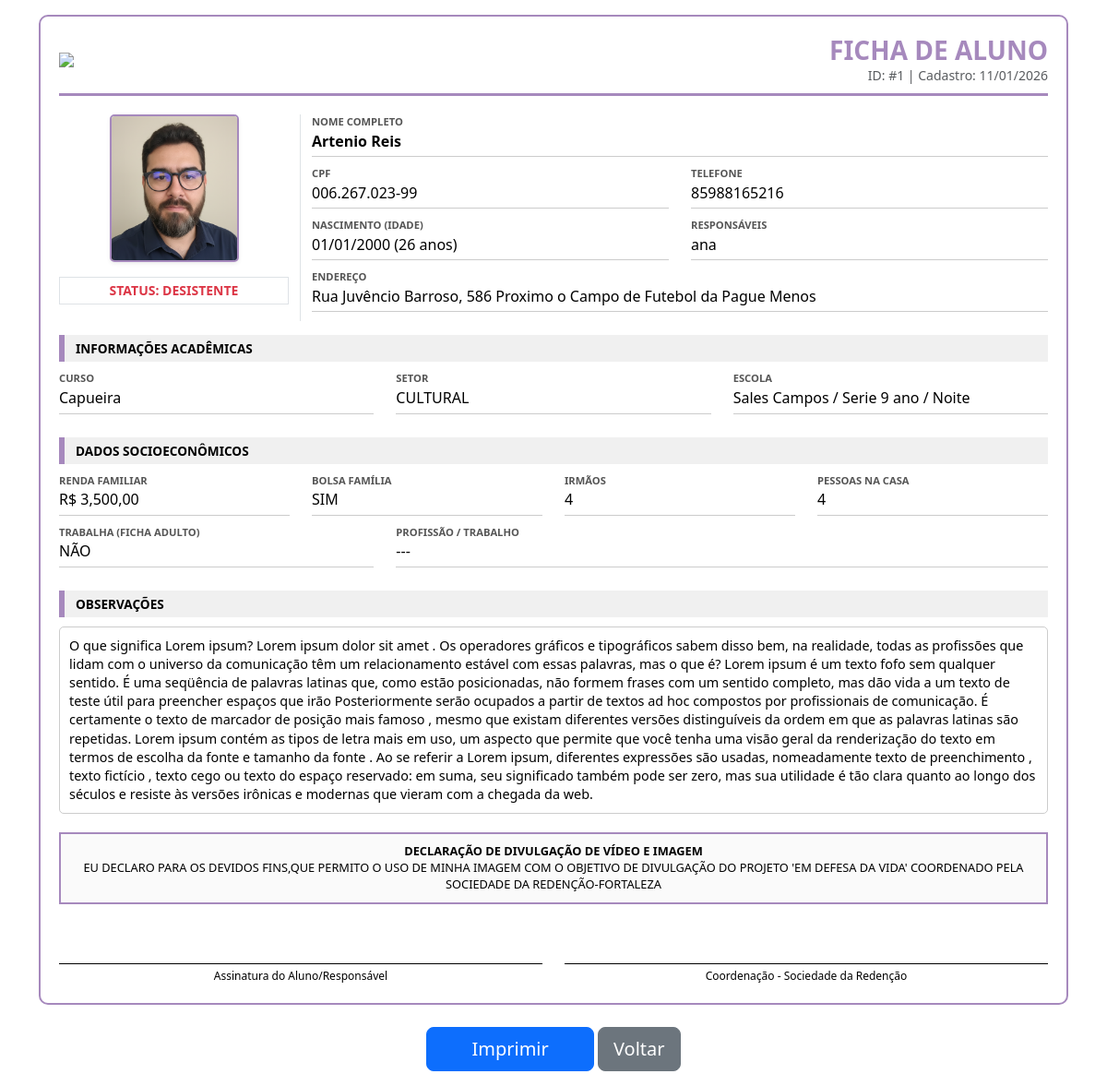
Screenshot of /imprimir/1 (signed in) with the database file from the repository.
### models.py (models this page shows, shortened)
class Aluno(db.Model):
    id = db.Column(db.Integer, primary_key=True)
    foto = db.Column(db.String(200), nullable=True)
    documento = db.Column(db.String(200), nullable=True) # Novo campo para anexos
    nome_completo = db.Column(db.String(100), nullable=False)
    cpf = db.Column(db.String(14), nullable=True)
    telefone = db.Column(db.String(20), nullable=True)
    data_nascimento = db.Column(db.Date, nullable=False)
    idade = db.Column(db.Integer, nullable=False)
    nome_pais = db.Column(db.String(100), nullable=False)
    curso = db.Column(db.String(100), nullable=False)
    setor = db.Column(db.String(20), nullable=False)
    endereco = db.Column(db.String(200), nullable=False)
    escola = db.Column(db.String(100), nullable=False)
    trabalho_ficha_adulto = db.Column(db.Boolean, default=False)
    nome_trabalho_profissao = db.Column(db.String(100), nullable=True)
    bolsa_familia = db.Column(db.Boolean, default=False)
    irmaos = db.Column(db.Integer, default=0)
    renda_familiar = db.Column(db.Float, nullable=False)
    pessoas_residencia = db.Column(db.Integer, nullable=False)
    desistencia = db.Column(db.String(10), default='NÃO')
    observacao = db.Column(db.Text, nullable=True)
    data_cadastro = db.Column(db.DateTime, default=datetime.utcnow)

### app.py (the view)
@app.route('/imprimir/<int:id>')
@login_required
def imprimir(id):
    aluno = Aluno.query.get_or_404(id)
    return render_template('ficha_impressao.html', aluno=aluno)

### app.py (called while the page is built)
def login_required(f):
    @wraps(f)
    def decorated_function(*args, **kwargs):
        if 'logged_in' not in session:
            return redirect(url_for('login'))
        return f(*args, **kwargs)
    return decorated_function

@app.context_processor
def utility_processor():
    def format_currency(value):
        return f"R$ {value:,.2f}".replace('.', ',') if value is not None else "R$ 0,00"
    def format_date(value):
        return value.strftime('%d/%m/%Y') if value else ""
    def format_boolean(value):
        return "SIM" if value else "NÃO"
    return dict(format_currency=format_currency, format_date=format_date, format_boolean=format_boolean, now=datetime.now())

### templates/ficha_impressao.html (shortened to what this page needs)
<!DOCTYPE html>
<html lang="pt-BR">
<head>
    <link href="https://cdn.jsdelivr.net/npm/bootstrap@5.3.0/dist/css/bootstrap.min.css" rel="stylesheet">
</head>
<body onload="window.print()">
    <div class="container my-3">
        <div class="ficha-border">
            <div class="ficha-header d-flex justify-content-between align-items-center">
                <img src="{{ url_for('static', filename='images/cropped-sociedade_da_redencao_logotipo_retangular01_cor.png') }}" class="logo-print">
                <div class="text-end">
                    <h3 class="mb-0 fw-bold" style="color: #a689bd;">FICHA DE ALUNO</h3>
                    <p class="mb-0 small text-muted">ID: #{{ aluno.id }} | Cadastro: {{ aluno.data_cadastro.strftime('%d/%m/%Y') }}</p>
                </div>
            </div>
            <div class="row">
                <div class="col-3 text-center border-end">
                    {% if aluno.foto %}
                        <img src="{{ url_for('uploaded_file', filename=aluno.foto) }}" class="aluno-foto-print shadow-sm">
                    {% else %}
                        <div class="aluno-foto-print bg-light d-flex align-items-center justify-content-center border">
                            <small class="text-muted">SEM FOTO</small>
                        </div>
                    {% endif %}
                    <div class="mt-3 p-1 border fw-bold small {{ 'text-danger' if aluno.desistencia == 'SIM' else 'text-success' }}">
                        STATUS: {{ 'DESISTENTE' if aluno.desistencia == 'SIM' else 'ATIVO' }}
                    </div>
                </div>
                <div class="col-9">
                    <div class="row">
                        <div class="col-12">
                            <div class="label-field">Nome Completo</div>
                            <div class="value-field fw-bold">{{ aluno.nome_completo }}</div>
                        </div>
                        <div class="col-6">
                            <div class="label-field">CPF</div>
                            <div class="value-field">{{ aluno.cpf or '---' }}</div>
                        </div>
                        <div class="col-6">
                            <div class="label-field">Telefone</div>
                            <div class="value-field">{{ aluno.telefone or '---' }}</div>
                        </div>
                        <div class="col-6">
                            <div class="label-field">Nascimento (Idade)</div>
                            <div class="value-field">{{ format_date(aluno.data_nascimento) }} ({{ aluno.idade }} anos)</div>
                        </div>
                        <div class="col-6">
                            <div class="label-field">Responsáveis</div>
                            <div class="value-field">{{ aluno.nome_pais }}</div>
                        </div>
                        <div class="col-12">
                            <div class="label-field">Endereço</div>
                            <div class="value-field">{{ aluno.endereco }}</div>
                        </div>
                    </div>
                </div>
            </div>
            <div class="section-title">Informações Acadêmicas</div>
            <div class="row">
                <div class="col-4">
                    <div class="label-field">Curso</div>
                    <div class="value-field">{{ aluno.curso }}</div>
                </div>
                <div class="col-4">
                    <div class="label-field">Setor</div>
                    <div class="value-field">{{ aluno.setor }}</div>
                </div>
                <div class="col-4">
                    <div class="label-field">Escola</div>
                    <div class="value-field">{{ aluno.escola }}</div>
                </div>
            </div>
            <div class="section-title">Dados Socioeconômicos</div>
            <div class="row">
                <div class="col-3">
                    <div class="label-field">Renda Familiar</div>
                    <div class="value-field">{{ format_currency(aluno.renda_familiar) }}</div>
                </div>
                <div class="col-3">
                    <div class="label-field">Bolsa Família</div>
                    <div class="value-field">{{ format_boolean(aluno.bolsa_familia) }}</div>
                </div>
                <div class="col-3">
                    <div class="label-field">Irmãos</div>
                    <div class="value-field">{{ aluno.irmaos }}</div>
                </div>
                <div class="col-3">
                    <div class="label-field">Pessoas na Casa</div>
                    <div class="value-field">{{ aluno.pessoas_residencia }}</div>
                </div>
                <div class="col-4">
                    <div class="label-field">Trabalha (Ficha Adulto)</div>
                    <div class="value-field">{{ format_boolean(aluno.trabalho_ficha_adulto) }}</div>
                </div>
                <div class="col-8">
                    <div class="label-field">Profissão / Trabalho</div>
                    <div class="value-field">{{ aluno.nome_trabalho_profissao or '---' }}</div>
                </div>
            </div>
            <div class="section-title">Observações</div>
            <div class="box-obs">
                {{ aluno.observacao or 'Nenhuma observação registrada.' }}
            </div>
            <div class="declaracao">
                <strong>DECLARAÇÃO DE DIVULGAÇÃO DE VÍDEO E IMAGEM</strong><br>
                EU DECLARO PARA OS DEVIDOS FINS,QUE PERMITO O USO DE MINHA IMAGEM COM O OBJETIVO DE DIVULGAÇÃO DO PROJETO
                'EM DEFESA DA VIDA' COORDENADO PELA SOCIEDADE DA REDENÇÃO-FORTALEZA
            </div>
            <div class="row mt-4">
                <div class="col-6"><div class="assinatura">Assinatura do Aluno/Responsável</div></div>
                <div class="col-6"><div class="assinatura">Coordenação - Sociedade da Redenção</div></div>
            </div>
        </div>
        <div class="text-center mt-4 no-print">
            <button onclick="window.print()" class="btn btn-primary btn-lg px-5">Imprimir</button>
            <a href="{{ url_for('visualizar', id=aluno.id) }}" class="btn btn-secondary btn-lg">Voltar</a>
        </div>
    </div>
</body>
</html>

### templates/ficha_impressao.html (style rules this page uses)
body { font-family: 'Segoe UI', Arial, sans-serif; color: #000; line-height: 1.4; }
.ficha-border { border: 2px solid #a689bd; padding: 20px; border-radius: 10px; }
.ficha-header { border-bottom: 3px solid #a689bd; margin-bottom: 20px; padding-bottom: 10px; }
.logo-print { max-height: 70px; }
.section-title { background-color: #f0f0f0 !important; border-left: 6px solid #a689bd !important; padding: 5px 12px; font-weight: bold; margin: 15px 0 10px 0; text-transform: uppercase; font-size: 0.85rem; }
.label-field { font-size: 0.7rem; color: #555; font-weight: bold; text-transform: uppercase; margin-bottom: 0; }
.value-field { border-bottom: 1px solid #ccc; font-size: 1rem; padding: 2px 0 5px 0; margin-bottom: 10px; min-height: 28px; }
.aluno-foto-print { width: 140px; height: 160px; object-fit: cover; border: 2px solid #a689bd; border-radius: 5px; }
.box-obs { border: 1px solid #ccc; padding: 10px; min-height: 60px; font-size: 0.9rem; border-radius: 5px; }
.declaracao { border: 2px solid #a689bd; padding: 10px; margin-top: 20px; font-size: 0.8rem; text-align: center; background-color: #fafafa !important; }
.assinatura { border-top: 1px solid #000; margin-top: 40px; text-align: center; font-size: 0.75rem; padding-top: 5px; }

### rows the page displays
Aluno: id "1", data_cadastro "11/01/2026", foto (picture), desistencia "DESISTENTE", nome_completo "Artenio Reis", cpf "006.267.023-99", telefone "85988165216", data_nascimento "01/01/2000", idade "26", nome_pais "ana", endereco "Rua Juvêncio Barroso, 586 Proximo o Campo de Futebol da Pague Menos", curso "Capueira", setor "CULTURAL", escola "Sales Campos / Serie 9 ano / Noite", renda_familiar "R$ 3,500,00", bolsa_familia "SIM", irmaos "4", pessoas_residencia "4", trabalho_ficha_adulto "NÃO", nome_trabalho_profissao "---", observacao "O que significa Lorem ipsum? Lorem ipsum dolor sit amet . Os operadores gráficos e tipográficos sabem disso bem, na realidade, todas as profissões que lidam com o universo da comunicação têm um relacionamento estável com essas palavras, mas o que é? Lorem ipsum é um texto fofo sem qualquer sentido. É uma seqüência de palavras latinas que, como estão posicionadas, não formem frases com um sentido completo, mas dão vida a um texto de teste útil para preencher espaços que irão Posteriormente serão ocupados a partir de textos ad hoc compostos por profissionais de comunicação. É certamente o texto de marcador de posição mais famoso , mesmo que existam diferentes versões distinguíveis da ordem em…"
